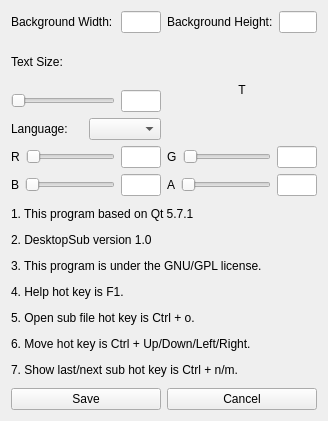
<?xml version="1.0" encoding="UTF-8"?>
<ui version="4.0">
 <class>Widget</class>
 <widget class="QWidget" name="Widget">
  <property name="geometry">
   <rect>
    <x>0</x>
    <y>0</y>
    <width>328</width>
    <height>421</height>
   </rect>
  </property>
  <property name="windowTitle">
   <string>Setting</string>
  </property>
  <layout class="QGridLayout" name="gridLayout">
   <item row="0" column="0">
    <layout class="QHBoxLayout" name="horizontalLayout">
     <item>
      <widget class="QLabel" name="label_10">
       <property name="text">
        <string>Background Width:</string>
       </property>
      </widget>
     </item>
     <item>
      <widget class="QLineEdit" name="backWidth">
       <property name="maximumSize">
        <size>
         <width>40</width>
         <height>16777215</height>
        </size>
       </property>
      </widget>
     </item>
    </layout>
   </item>
   <item row="0" column="1">
    <layout class="QHBoxLayout" name="horizontalLayout_2">
     <item>
      <widget class="QLabel" name="label_11">
       <property name="text">
        <string>Background Height:</string>
       </property>
      </widget>
     </item>
     <item>
      <widget class="QLineEdit" name="backHeight">
       <property name="maximumSize">
        <size>
         <width>40</width>
         <height>16777215</height>
        </size>
       </property>
      </widget>
     </item>
    </layout>
   </item>
   <item row="1" column="0">
    <widget class="QLabel" name="label_8">
     <property name="text">
      <string>Text Size:</string>
     </property>
    </widget>
   </item>
   <item row="1" column="1" rowspan="3">
    <widget class="QLabel" name="textColor">
     <property name="sizePolicy">
      <sizepolicy hsizetype="Preferred" vsizetype="Preferred">
       <horstretch>0</horstretch>
       <verstretch>0</verstretch>
      </sizepolicy>
     </property>
     <property name="minimumSize">
      <size>
       <width>0</width>
       <height>100</height>
      </size>
     </property>
     <property name="text">
      <string>T</string>
     </property>
     <property name="alignment">
      <set>Qt::AlignCenter</set>
     </property>
    </widget>
   </item>
   <item row="2" column="0">
    <layout class="QHBoxLayout" name="horizontalLayout_4">
     <item>
      <widget class="QSlider" name="textSizeNum">
       <property name="minimum">
        <number>4</number>
       </property>
       <property name="maximum">
        <number>500</number>
       </property>
       <property name="orientation">
        <enum>Qt::Horizontal</enum>
       </property>
      </widget>
     </item>
     <item>
      <widget class="QLineEdit" name="textSize">
       <property name="maximumSize">
        <size>
         <width>40</width>
         <height>16777215</height>
        </size>
       </property>
      </widget>
     </item>
    </layout>
   </item>
   <item row="3" column="0">
    <layout class="QHBoxLayout" name="horizontalLayout_3">
     <item>
      <widget class="QLabel" name="label">
       <property name="text">
        <string>Language:</string>
       </property>
      </widget>
     </item>
     <item>
      <widget class="QComboBox" name="languageSwitch"/>
     </item>
    </layout>
   </item>
   <item row="4" column="0">
    <layout class="QHBoxLayout" name="horizontalLayout_5">
     <item>
      <widget class="QLabel" name="label_5">
       <property name="text">
        <string>R</string>
       </property>
      </widget>
     </item>
     <item>
      <widget class="QSlider" name="textColorRNum">
       <property name="maximum">
        <number>255</number>
       </property>
       <property name="orientation">
        <enum>Qt::Horizontal</enum>
       </property>
      </widget>
     </item>
     <item>
      <widget class="QLineEdit" name="textColorR">
       <property name="maximumSize">
        <size>
         <width>40</width>
         <height>16777215</height>
        </size>
       </property>
      </widget>
     </item>
    </layout>
   </item>
   <item row="4" column="1">
    <layout class="QHBoxLayout" name="horizontalLayout_6">
     <item>
      <widget class="QLabel" name="label_6">
       <property name="text">
        <string>G</string>
       </property>
      </widget>
     </item>
     <item>
      <widget class="QSlider" name="textColorGNum">
       <property name="maximum">
        <number>255</number>
       </property>
       <property name="orientation">
        <enum>Qt::Horizontal</enum>
       </property>
      </widget>
     </item>
     <item>
      <widget class="QLineEdit" name="textColorG">
       <property name="maximumSize">
        <size>
         <width>40</width>
         <height>16777215</height>
        </size>
       </property>
      </widget>
     </item>
    </layout>
   </item>
   <item row="5" column="0">
    <layout class="QHBoxLayout" name="horizontalLayout_7">
     <item>
      <widget class="QLabel" name="label_7">
       <property name="text">
        <string>B</string>
       </property>
      </widget>
     </item>
     <item>
      <widget class="QSlider" name="textColorBNum">
       <property name="maximum">
        <number>255</number>
       </property>
       <property name="orientation">
        <enum>Qt::Horizontal</enum>
       </property>
      </widget>
     </item>
     <item>
      <widget class="QLineEdit" name="textColorB">
       <property name="maximumSize">
        <size>
         <width>40</width>
         <height>16777215</height>
        </size>
       </property>
      </widget>
     </item>
    </layout>
   </item>
   <item row="5" column="1">
    <layout class="QHBoxLayout" name="horizontalLayout_8">
     <item>
      <widget class="QLabel" name="label_12">
       <property name="text">
        <string>A</string>
       </property>
      </widget>
     </item>
     <item>
      <widget class="QSlider" name="textColorANum">
       <property name="maximum">
        <number>255</number>
       </property>
       <property name="orientation">
        <enum>Qt::Horizontal</enum>
       </property>
      </widget>
     </item>
     <item>
      <widget class="QLineEdit" name="textColorA">
       <property name="maximumSize">
        <size>
         <width>40</width>
         <height>16777215</height>
        </size>
       </property>
      </widget>
     </item>
    </layout>
   </item>
   <item row="6" column="0" colspan="2">
    <widget class="QLabel" name="InfoText">
     <property name="minimumSize">
      <size>
       <width>0</width>
       <height>180</height>
      </size>
     </property>
     <property name="text">
      <string>&lt;html&gt;&lt;head/&gt;&lt;body&gt;&lt;p&gt;1. This program based on Qt 5.7.1&lt;/p&gt;&lt;p&gt;2. DesktopSub version 1.0&lt;/p&gt;&lt;p&gt;3. This program is under the GNU/GPL license.&lt;/p&gt;&lt;p&gt;4. Help hot key is F1.&lt;/p&gt;&lt;p&gt;5. Open sub file hot key is Ctrl + o.&lt;/p&gt;&lt;p&gt;6. Move hot key is Ctrl + Up/Down/Left/Right.&lt;/p&gt;&lt;p&gt;7. Show last/next sub hot key is Ctrl + n/m.&lt;/p&gt;&lt;/body&gt;&lt;/html&gt;</string>
     </property>
    </widget>
   </item>
   <item row="7" column="0">
    <widget class="QPushButton" name="saveBtn">
     <property name="sizePolicy">
      <sizepolicy hsizetype="Minimum" vsizetype="Fixed">
       <horstretch>100</horstretch>
       <verstretch>0</verstretch>
      </sizepolicy>
     </property>
     <property name="minimumSize">
      <size>
       <width>0</width>
       <height>0</height>
      </size>
     </property>
     <property name="text">
      <string>Save</string>
     </property>
    </widget>
   </item>
   <item row="7" column="1">
    <widget class="QPushButton" name="CancelBtn">
     <property name="sizePolicy">
      <sizepolicy hsizetype="Minimum" vsizetype="Fixed">
       <horstretch>100</horstretch>
       <verstretch>0</verstretch>
      </sizepolicy>
     </property>
     <property name="minimumSize">
      <size>
       <width>0</width>
       <height>0</height>
      </size>
     </property>
     <property name="text">
      <string>Cancel</string>
     </property>
    </widget>
   </item>
  </layout>
 </widget>
 <layoutdefault spacing="6" margin="11"/>
 <resources/>
 <connections/>
</ui>
